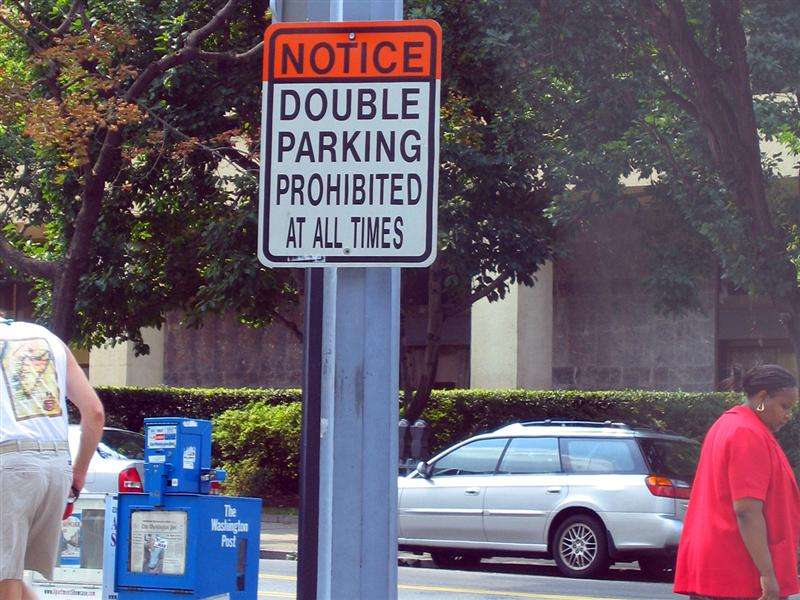
#> input picture 2026_1_산업컴퓨터비전/1_실습/07_featuredetect/scenetext01.jpg, 800 x 600 px
$ python colorspace.py --path ../07_featuredetect/scenetext01.jpg
#> lines starting #> are read from the running program, lines starting #| are printed output that depends on the picture
import argparse
import cv2, numpy as np
import matplotlib.pyplot as plt

parser = argparse.ArgumentParser()
parser.add_argument('--path', default='Lenna.png', help='Image path')
params = parser.parse_args()
img = cv2.imread(params.path)
#> img is the input picture: shape (600, 800, 3); mean B, G, R 108.1, 94.7, 105.4

print('Shape', img.shape)
#| Shape (600, 800, 3)
print('Data type', img.dtype)
#| Data type uint8
cv2.imshow('original image', img)

gray = cv2.cvtColor(img, cv2.COLOR_BGR2GRAY)
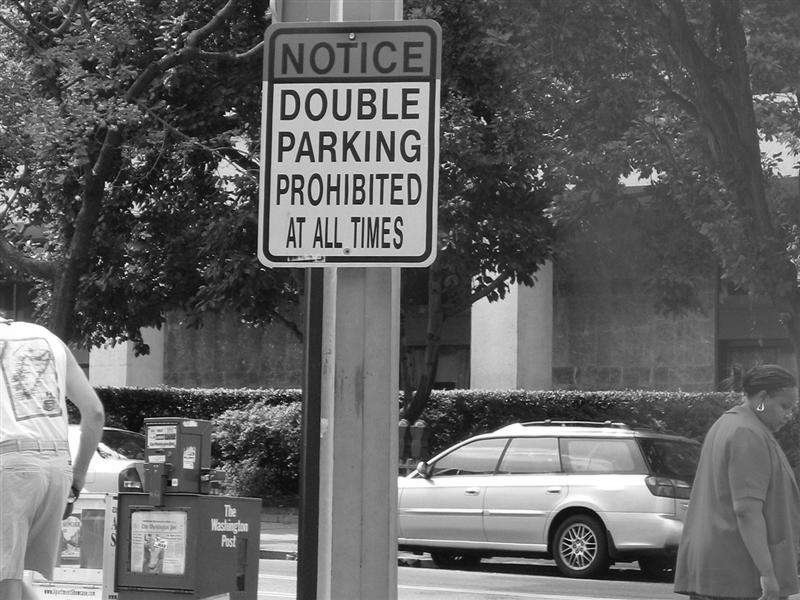
#> gray: shape (600, 800); min 0, max 255, mean 99.4
print('Converted to grayscale')
print('Shape', gray.shape)
#| Shape (600, 800)
print('Data type', gray.dtype)
#| Data type uint8
cv2.imshow('gray-scale image', gray)

hsv = cv2.cvtColor(img, cv2.COLOR_BGR2HSV)
#> hsv: shape (600, 800, 3); mean H, S, V 112.6, 79.7, 122.3
print('Converted to HSV')
print('Shape', hsv.shape)
#| Shape (600, 800, 3)
print('Data type', hsv.dtype)
#| Data type uint8
cv2.imshow('hsv-scale image', hsv)

# Value up x2
hsv[:, :, 2] *=2
#> hsv: shape (600, 800, 3); mean H, S, V 112.6, 79.7, 141.4
from_hsv = cv2.cvtColor(img, cv2.COLOR_HSV2BGR)
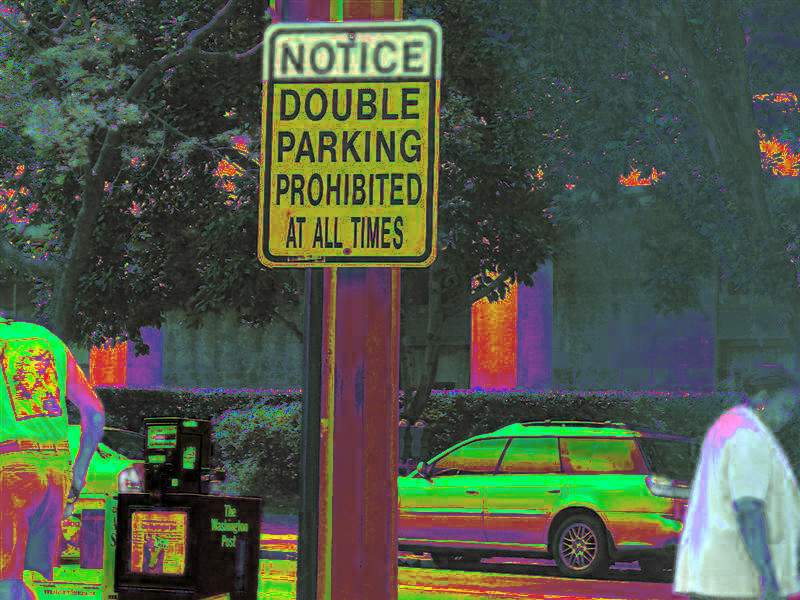
#> from_hsv: shape (600, 800, 3); mean B, G, R 71.8, 88.3, 79.9
print('Converted back to BGR from HSV')
print('Shape', from_hsv.shape)
#| Shape (600, 800, 3)
print('Data type', from_hsv.dtype)
#| Data type uint8
cv2.imshow('from_hsv', from_hsv)

cv2.waitKey()
cv2.destroyAllWindows()

$ run again, on 2026_1_산업컴퓨터비전/1_실습/08_FeatureMaching/people.jpg
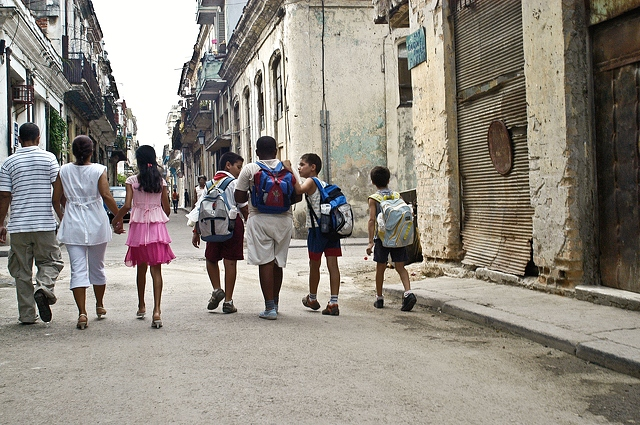
#> input picture 2026_1_산업컴퓨터비전/1_실습/08_FeatureMaching/people.jpg, 640 x 425 px
#> img is the input picture: shape (425, 640, 3); mean B, G, R 129.8, 138.9, 144.9
#| Shape (425, 640, 3)
#| Data type uint8
#> `gray = cv2.cvtColor(img, cv2.COLOR_BGR2GRAY)`:
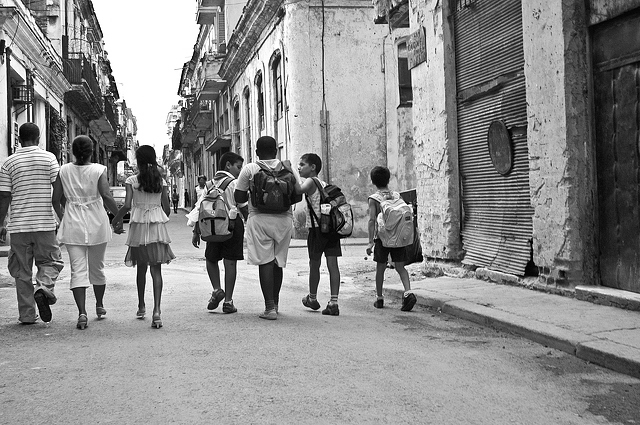
#> gray: shape (425, 640); min 0, max 255, mean 139.6
#| Shape (425, 640)
#| Data type uint8
#| Shape (425, 640, 3)
#| Data type uint8
#> `from_hsv = cv2.cvtColor(img, cv2.COLOR_HSV2BGR)`:
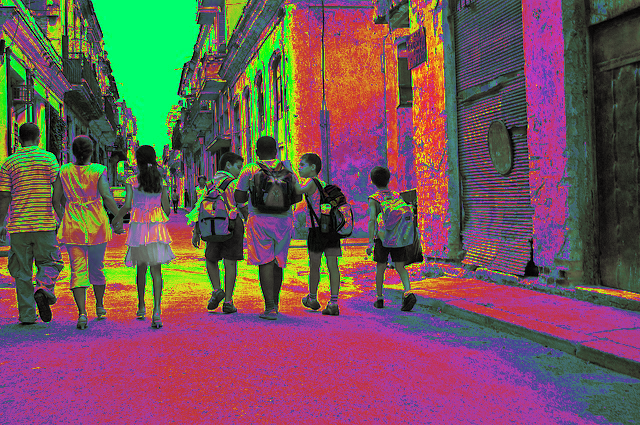
#> from_hsv: shape (425, 640, 3); mean B, G, R 88.6, 85.6, 114.7
#| Shape (425, 640, 3)
#| Data type uint8
